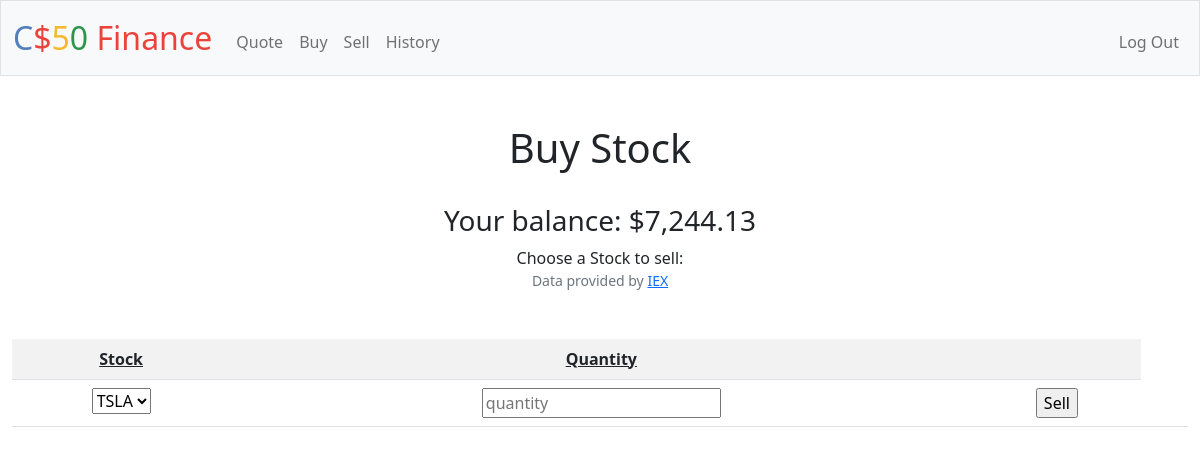
/sell (signed in), run on an earlier commit of the app's database.
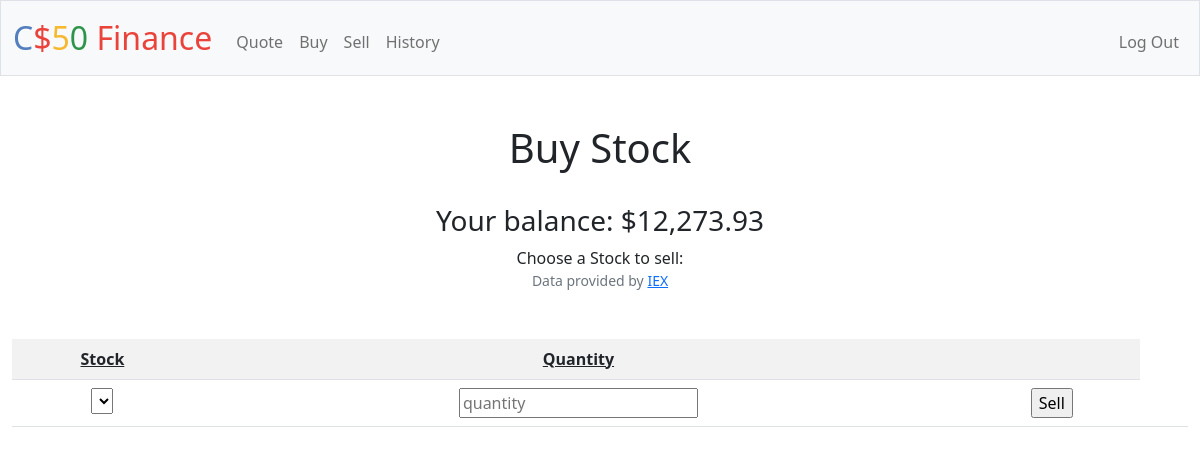
And on a later commit of the database.
### tables this page shows
CREATE TABLE users (id INTEGER PRIMARY KEY AUTOINCREMENT NOT NULL, username TEXT NOT NULL, hash TEXT NOT NULL, cash NUMERIC NOT NULL DEFAULT 10000.00);

### app.py (the view, shortened to what this page needs)
@app.route("/sell", methods=["GET", "POST"])
@login_required
def sell():
    balance = db.execute("SELECT cash FROM users WHERE id = ?", session["user_id"])
    stocks = db.execute("SELECT stock FROM stocks where person_id = ?",  session["user_id"])
    return render_template("sell.html", cash=balance[0]["cash"], stocks=stocks)

### app.py (called while the page is built)
@app.after_request
def after_request(response):
    response.headers["Cache-Control"] = "no-cache, no-store, must-revalidate"
    response.headers["Expires"] = 0
    response.headers["Pragma"] = "no-cache"
    return response

### helpers.py (called while the page is built)
def login_required(f):
    @wraps(f)
    def decorated_function(*args, **kwargs):
        if session.get("user_id") is None:
            return redirect("/login")
        return f(*args, **kwargs)
    return decorated_function

def usd(value):
    return f"${value:,.2f}"

### templates/sell.html
{% extends "layout.html"%}
{% block main %}
    <h1> Buy Stock </h1>
    <br>
    <form action="/sell" method="post">
        <h3>Your balance: {{ cash | usd }}</h3>
        <label for="cars">Choose a Stock to sell:</label>
            <table class="table table-striped">
                <tr>
                    <th class="headings">Stock</th>
                    <th  class="headings">Quantity</th>
                    <th> </th>
                </tr>
                <tr>
                    <td>
                        <select name="sell">
                        {% for stock in stocks %}
                            <option> {{ stock.stock }} </option>
                        {%endfor%}
                        </select>
                    </td>
                    <td>
                        <input name="quantity" type="text" placeholder="quantity">
                    </td>
                    <td>
                        <input type="submit" value="Sell">
                    <td>
                </tr>
    </form>
{% endblock %}

### templates/layout.html (shortened to what this page needs)
<!DOCTYPE html>
<html lang="en">
    <head>
        <link href="https://cdn.jsdelivr.net/npm/bootstrap@5.1.3/dist/css/bootstrap.min.css" rel="stylesheet">
        <link href="/static/styles.css" rel="stylesheet">
    </head>
    <body>
        <nav class="bg-light border navbar navbar-expand-md navbar-light">
            <div class="container-fluid">
                <a class="navbar-brand" href="/"><span class="blue">C</span><span class="red">$</span><span class="yellow">5</span><span class="green">0</span> <span class="red">Finance</span></a>
                <div class="collapse navbar-collapse" id="navbar">
                    {% if session["user_id"] %}
                        <ul class="navbar-nav me-auto mt-2">
                            <li class="nav-item"><a class="nav-link" href="/quote">Quote</a></li>
                            <li class="nav-item"><a class="nav-link" href="/buy">Buy</a></li>
                            <li class="nav-item"><a class="nav-link" href="/sell">Sell</a></li>
                            <li class="nav-item"><a class="nav-link" href="/history">History</a></li>
                        </ul>
                        <ul class="navbar-nav ms-auto mt-2">
                            <li class="nav-item"><a class="nav-link" href="/logout">Log Out</a></li>
                        </ul>
                    {% else %}
                        <ul class="navbar-nav ms-auto mt-2">
                            <li class="nav-item"><a class="nav-link" href="/register">Register</a></li>
                            <li class="nav-item"><a class="nav-link" href="/login">Log In</a></li>
                        </ul>
                    {% endif %}
                </div>
            </div>
        </nav>
        <main class="container-fluid py-5 text-center">
            {% block main %}{% endblock %}
        </main>
        <footer class="mb-5 small text-center text-muted">
            Data provided by <a href="https://iexcloud.io/">IEX</a>
        </footer>
    </body>
</html>

### static/styles.css (style rules this page uses)
nav .navbar-brand { font-size: xx-large; }
nav .navbar-brand .blue { color: #537fbe; }
nav .navbar-brand .red { color: #ea433b; }
nav .navbar-brand .yellow { color: #f5b82e; }
nav .navbar-brand .green { color: #2e944b; }
.headings { text-decoration: underline; }

What changed in the data, as far as the page shows it:
changed users: cash "$7,244.13" → "$12,273.93"
Also different on the page:
form field sell: "TSLA" → (not shown)
